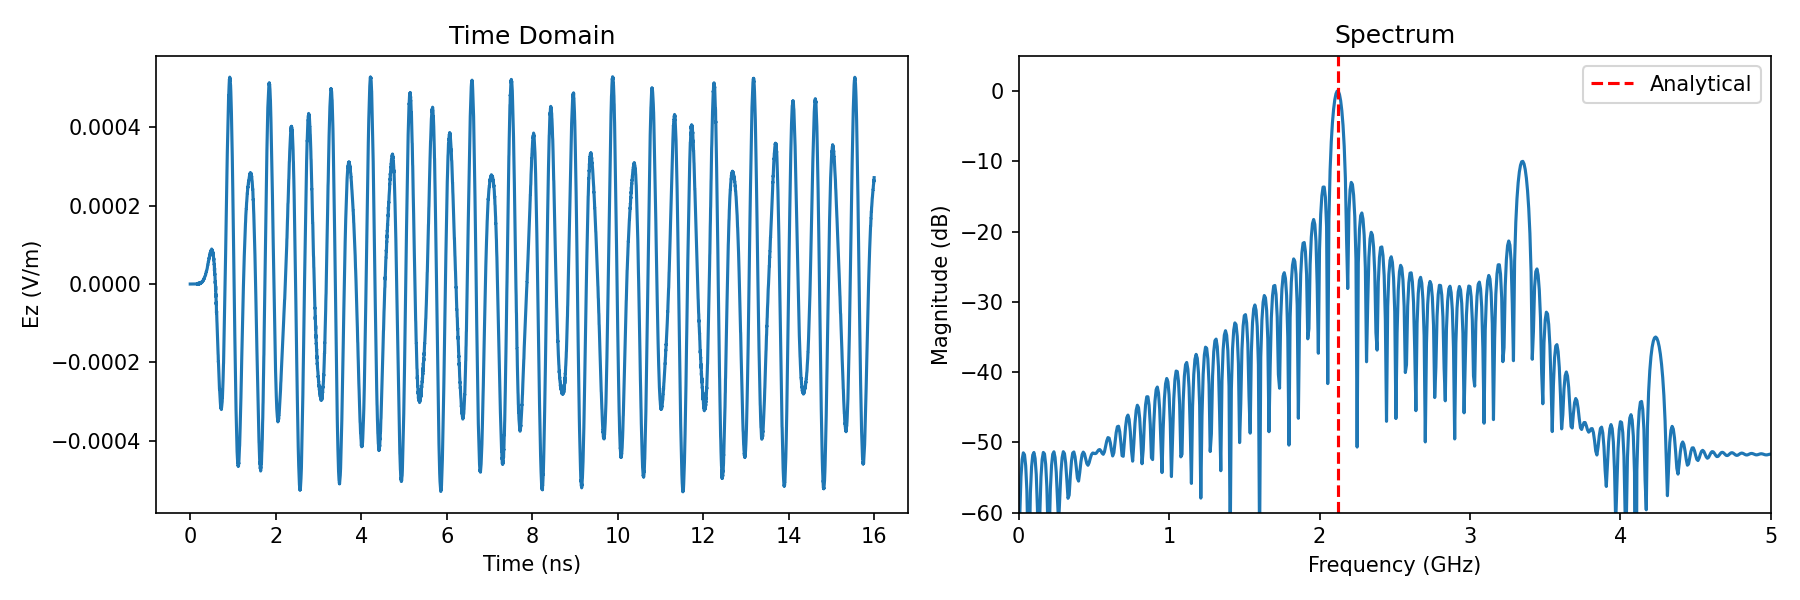

Recreate this plot in Python.
"""Example 1: PEC Cavity Resonance

Simulates a rectangular PEC cavity and identifies the TM110 resonant
frequency via FFT, comparing with the analytical solution.

Expected output:
  Analytical TM110: 2.1213 GHz
  Simulated:        ~2.12 GHz (< 0.5% error)
"""

import numpy as np
import matplotlib
matplotlib.use("Agg")
import matplotlib.pyplot as plt

from rfx import Grid, GaussianPulse
from rfx.grid import C0
from rfx.core.yee import init_state, init_materials, update_e, update_h
from rfx.boundaries.pec import apply_pec

# Cavity dimensions (meters)
a, b, d = 0.10, 0.10, 0.05

# Analytical TM110 frequency
f_analytical = (C0 / 2) * np.sqrt((1/a)**2 + (1/b)**2)
print(f"Analytical TM110: {f_analytical/1e9:.4f} GHz")

# Set up grid (no CPML — PEC on all faces)
grid = Grid(freq_max=5e9, domain=(a, b, d), dx=0.001, cpml_layers=0)
state = init_state(grid.shape)
materials = init_materials(grid.shape)

# Source and probe positions
pulse = GaussianPulse(f0=f_analytical, bandwidth=0.8)
src = (grid.nx // 3, grid.ny // 3, grid.nz // 2)
probe = (2 * grid.nx // 3, 2 * grid.ny // 3, grid.nz // 2)

# Run simulation
n_steps = grid.num_timesteps(num_periods=80)
ts = np.zeros(n_steps)

for n in range(n_steps):
    t = n * grid.dt
    state = update_h(state, materials, grid.dt, grid.dx)
    state = update_e(state, materials, grid.dt, grid.dx)
    state = apply_pec(state)
    state = state._replace(ez=state.ez.at[src].add(pulse(t)))
    ts[n] = float(state.ez[probe])

# FFT analysis
spectrum = np.abs(np.fft.rfft(ts, n=len(ts) * 8))
freqs = np.fft.rfftfreq(len(ts) * 8, d=grid.dt)
mask = (freqs > f_analytical * 0.5) & (freqs < f_analytical * 1.5)
peak_idx = np.argmax(spectrum * mask)
f_sim = freqs[peak_idx]

error = abs(f_sim - f_analytical) / f_analytical * 100
print(f"Simulated:        {f_sim/1e9:.4f} GHz")
print(f"Error:            {error:.2f}%")

# Plot
fig, (ax1, ax2) = plt.subplots(1, 2, figsize=(12, 4))
ax1.plot(np.arange(n_steps) * grid.dt * 1e9, ts)
ax1.set_xlabel("Time (ns)")
ax1.set_ylabel("Ez (V/m)")
ax1.set_title("Time Domain")

ax2.plot(freqs / 1e9, 20 * np.log10(spectrum / max(spectrum.max(), 1e-30)))
ax2.axvline(f_analytical / 1e9, color="r", ls="--", label="Analytical")
ax2.set_xlim(0, 5)
ax2.set_ylim(-60, 5)
ax2.set_xlabel("Frequency (GHz)")
ax2.set_ylabel("Magnitude (dB)")
ax2.set_title("Spectrum")
ax2.legend()

plt.tight_layout()
plt.savefig("examples/01_cavity_resonance.png", dpi=150)
print("Plot saved: examples/01_cavity_resonance.png")
